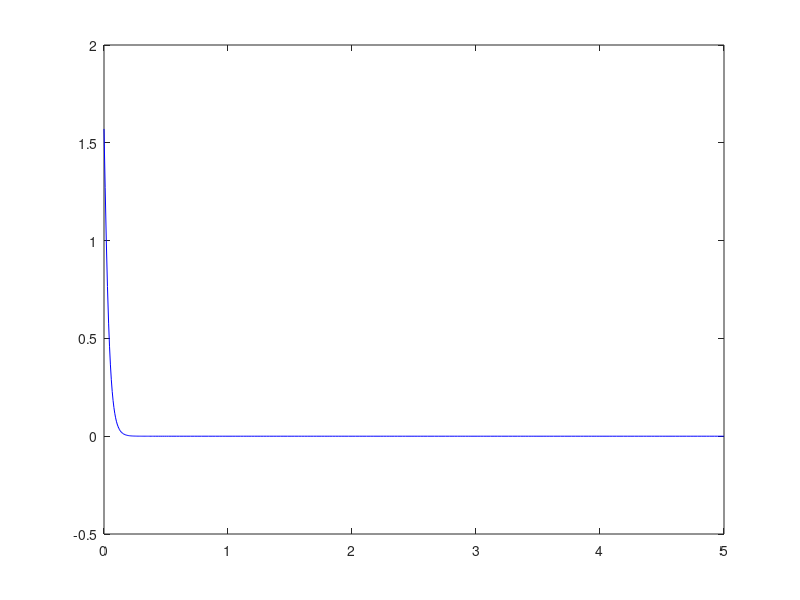

MATLAB code to generate this figure:
%Carl Moser and Jonathan Jacobs
%Project 3 - Spherical pendulum with air resistance and hinge friction
function Main()

%First iteration
%Pendulum Variables
mass = 2;                                           %kg
density = 7.80*1000;                                %kg/m^3
volume = mass/density;                              %m^3
radius = (.75*volume/pi)^(1/3);                     %m
crossSectionalArea = pi*radius^2;                   %m^2
gravity = 9.80551;                                  %m/s^2
length = .3;                                        %m
angle = pi/2;                                      %degrees
acceleration = 0;                                   %m/s^2
velocity = 0;                                       %m/s
cableWeightperLength = .179;                        %kg/m
cableWeight = cableWeightperLength * length;        %kg

%Forces
gravitational = mass*gravity;                       %N
centrifugal = (mass*velocity^2)/radius;             %N
tension = centrifugal + gravitational*cos(angle);   %N
totalx = 0;
totaly = 0;

%Second iteration
%Friction Variables
bearingCoefficientFriction = .0015;
dragCoefficient = 0.5;
airDensity = 1.225;                                 %kg/m^3

%Friction Forces
drag = .5*airDensity*dragCoefficient*crossSectionalArea*velocity^2; %N
hinge = tension*bearingCoefficientFriction;  %N

[T,U] = ode45(@angV,[0,5],angle);

plot(T,U,'b');
%Equations of motion
    
    function res = angV(t,theta)
        wangs2 = velocity + angAcc(theta);
        display(wangs2);
        res = wangs2;
    end

    function res = angAcc(theta)
        wangs = -(gravity/length)*sin(theta);
        %display(wangs);
        res = wangs;
    end

end